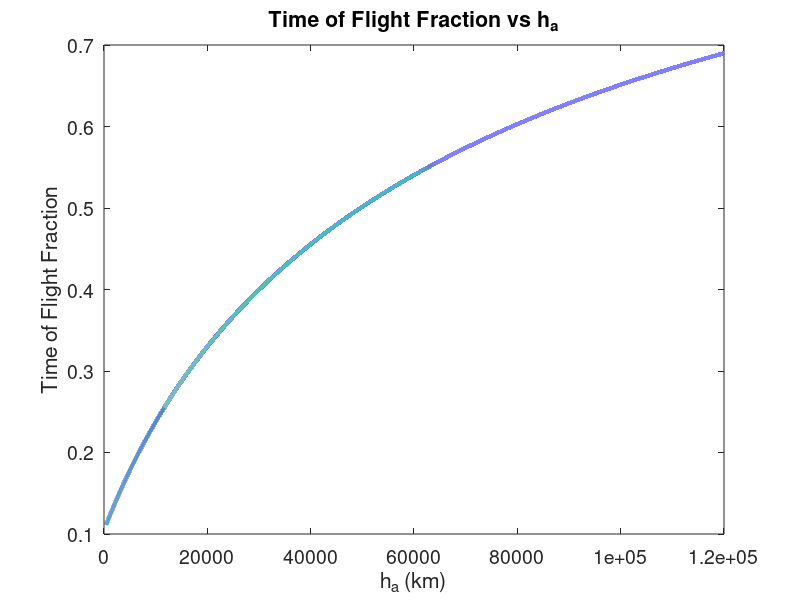
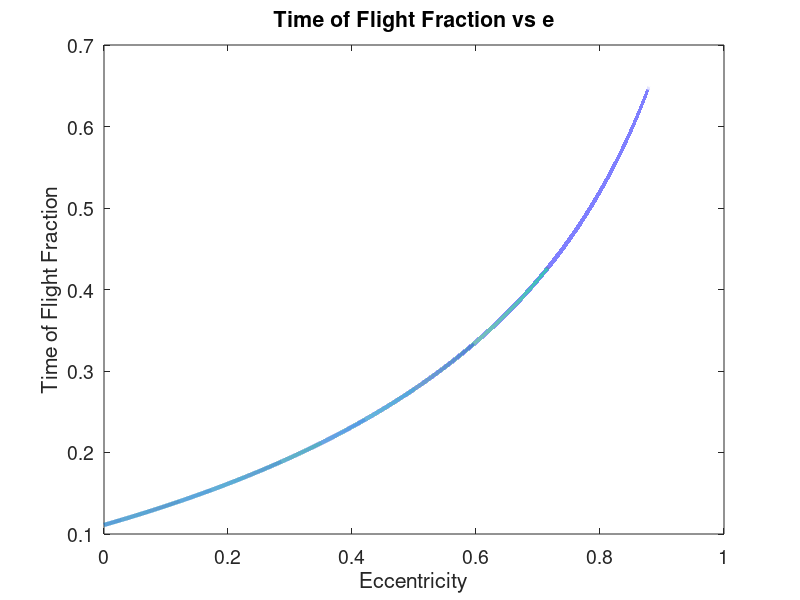

The MATLAB script that drew these images, in order: (Note: this script raises an error after producing the figures.)
%% problem 1
clc; clear all; close all;
mu = 398600.4405;
thetadot = 7.2912e-05;
phi = pi/4;
r = 42189.7;

e = norm((thetadot*r*cos(phi))^2*r/mu -1)

p = (thetadot*cos(phi)*r^2)^2/mu

rp = p/(1+e)
ra = p/(1-e)
a = (ra+rp)/2

%% problem 3
clc; clear all; close all;
Re  = 6378;
mu  = 398600.4405;
ha  = 400:120000;
hp  = 400;
Rp  = hp + Re;
Ra  = ha + Re;
ecc = (Ra - Rp)./(Ra + Rp);
a   = (Ra + Rp)./2;
n   = sqrt(mu ./ (a.^3));
rangeDeg = 20;
theta1   = (180-rangeDeg)*pi/180;
theta2   = (180+rangeDeg)*pi/180;
eccAnom1 = 2*atan(tan(theta1/2)*sqrt((1-ecc)./(1+ecc)));
eccAnom2 = 2*pi + 2*atan(tan(theta2/2)*sqrt((1-ecc)./(1+ecc)));
meanAnom1 = eccAnom1 - ecc.*sin(eccAnom1);
meanAnom2 = eccAnom2 - ecc.*sin(eccAnom2);
TIM = (meanAnom2-meanAnom1)./n; %time in orbit
T = 2*pi./n; %period
timeFrac = TIM./T;

figure(1);
plot(ha, timeFrac, 'linewidth',3);
ylabel('Time of Flight Fraction','fontsize',14)
xlabel('h_a (km)','fontsize',14)
title('Time of Flight Fraction vs h_a')
set(gca,'fontsize',14)

figure(2);
plot(ecc, timeFrac, 'linewidth',3);
ylabel('Time of Flight Fraction','fontsize',14)
xlabel('Eccentricity','fontsize',14)
title('Time of Flight Fraction vs e')
set(gca,'fontsize',14)

%% problem 4
clc; clear all; close all;
% part a
syms r x y z R mu J2 J3
r = sqrt(x^2+y^2+z^2);
U = -mu/r + J2*R^2*mu*(3*(z/r)^2-1)/(2*r^3) + J3*mu*R^3*(5*(z/r)^3-3*(z/r))/(2*r^4);
F_x = simplify(-diff(U,x));
F_y = simplify(-diff(U,y));
F_z = simplify(-diff(U,z));

clear all 

% part b
Re = 6378;
J2 = 1082.6e-06;
J3 = 2.532153e-06;
mu = 398600.4405;

% initial conditions
a(1) = Re + 1000;
e(1) = 0.1;
i(1) = 30 *pi/180;
Omega = 270 *pi/180;
omega = 120 *pi/180;
theta = 0 *pi/180; %true anomaly

% compute initial states
p = a*(1-e^2); % orbital parameter
r = p / (1+e*cos(theta)); % distance
h = sqrt(p*mu); % angular momentum
r_P = [r*cos(theta); r*sin(theta); 0]; % position in perifocal frame
v_P = [-mu*sin(theta)/h; mu*(e+cos(theta))/h; 0];
C_G2P = [ cos(omega) sin(omega)  0;
         -sin(omega) cos(omega)  0;
          0          0           1]*...
        [ 1          0           0;
          0          cos(i)      sin(i);
          0         -sin(i)      cos(i)]*...
        [ cos(Omega) sin(Omega)  0;
         -sin(Omega) cos(Omega)  0;
          0          0           1];
C_P2G = C_G2P';
r_ECI = C_P2G*r_P;
v_ECI = C_P2G*v_P;
X0 = [r_ECI; v_ECI];

% run ode
tspan    = 0:600:24*3600*180;
options  = odeset('AbsTol',1e-8,'RelTol',1e-9);
[Tp, Xp] = ode45(@(t,X) newtonJ2J3(t,X,Re,mu,J2,J3),tspan,X0, options);
timeVec = Tp;

% post processing
I = [1 0 0];J = [0 1 0];K = [0 0 1]; E = [];
for k=1:1:length(timeVec)
    r = Xp(k,1:3)';
    z = r(3);
    v = Xp(k,4:6)';
    hVec = (cross(r,v)); % Magn. of angular momentum vector per unit mass
    eVec = (1/mu)*(cross(v,hVec)-mu*r/norm(r));
    % perifocal frame unit vectors
    i_h = hVec/norm(hVec);
    i_e = eVec/norm(eVec);
    i_p = cross(i_h,i_e);
    n_0 = cross(K,i_h)/norm(cross(K,i_h));
    Omega(k) = atan2(dot(n_0,J),dot(n_0,I)); % RAAN [rad]
    i(k) = acos(dot(K,i_h));
    omega(k) = atan2(dot(i_h,cross(n_0,i_e)),dot(n_0,i_e));
    e(k) = norm(eVec);
    E(k) = 1/2*dot(v,v) - mu/norm(r); % Total energy (E=T+U) per unit mass
    E2(k) = E(k) + J2*Re^2*mu*(3*(z/norm(r))^2-1)/(2*norm(r)^3) + J3*mu*Re^3*(5*(z/norm(r))^3-3*(z/norm(r)))/(2*norm(r)^4);
end

figure(1); % 3D Position
plot3(Xp(:,1), Xp(:,2), Xp(:,3),'g-','linewidth',3); 
xlabel('x (km)','fontsize',14);ylabel('y (km)','fontsize',14); 
zlabel('z (km)','fontsize',14); 
set(gca,'fontsize',14)
[XS, YS, ZS] = sphere(30); % plot the Earth using Matlab sphere command
hold on;
surf(XS*Re, YS*Re, ZS*Re);
axis equal
hold off

figure(2) % eccentricity
plot(timeVec/60,e,'linewidth',3)
ylabel('Eccentricity','fontsize',14) 
xlabel('t (min)','fontsize',14)
set(gca,'fontsize',14)

figure(3) % inclination [deg]
plot(timeVec/60,i*180/pi,'linewidth',3);
ylabel('Inclination [deg]','fontsize',14) 
xlabel('t (min)','fontsize',14)
set(gca,'fontsize',14)

figure(4) % RAAN [deg]
plot(timeVec/60,wrapTo2Pi(Omega)*180/pi,'linewidth',3);
ylabel('RAAN [deg]','fontsize',14) 
xlabel('t (min)','fontsize',14)
set(gca,'fontsize',14)

figure(5) % argument of perigee [deg]
plot(timeVec/60,wrapTo2Pi(omega)*180/pi,'linewidth',3);
ylabel('Argument of Perigee [deg]','fontsize',14) 
xlabel('t (min)','fontsize',14)
set(gca,'fontsize',14)

figure(6) % total energy
plot(timeVec/60,E2,'linewidth',3);
ylabel('Energy per unit mass km^2/sec^2','fontsize',14) 
xlabel('t (min)','fontsize',14)
set(gca,'fontsize',14)

figure(7) % nominal potential only and without perturbations
plot(timeVec/60,E,'linewidth',3);
ylabel('Energy per unit mass w/o perturbations km^2/sec^2','fontsize',14) 
xlabel('t (min)','fontsize',14)
set(gca,'fontsize',14)

figure(8) % nominal potential only and without perturbations
plot(timeVec/60,E,'linewidth',3);
hold on
plot(timeVec/60,E2,'linewidth',3);
ylabel('Energy km^2/sec^2','fontsize',14) 
xlabel('t (min)','fontsize',14)
set(gca,'fontsize',14)
legend('Energy per unit mass w/o perturbations','Energy per unit mass');

function out = newtonJ2J3(t,X,Re,mu,J2,J3)
R  = Re;
r  = norm(X(1:3));          % position vector (km)
x  = X(1);
y  = X(2);
z  = X(3);
v  = X(4:6);          % velocity vector (km/sec) 

F_x = -(2*mu*x*(x^2 + y^2 + z^2)^3 - 35*J3*R^3*mu*x*z^3 + 3*J2*R^2*mu*x*(x^2 + y^2 + z^2)^2 - 15*J2*R^2*mu*x*z^2*(x^2 + y^2 + z^2) + 15*J3*R^3*mu*x*z*(x^2 + y^2 + z^2))/(2*(x^2 + y^2 + z^2)^(9/2));
F_y = -(2*mu*y*(x^2 + y^2 + z^2)^3 - 35*J3*R^3*mu*y*z^3 + 3*J2*R^2*mu*y*(x^2 + y^2 + z^2)^2 - 15*J2*R^2*mu*y*z^2*(x^2 + y^2 + z^2) + 15*J3*R^3*mu*y*z*(x^2 + y^2 + z^2))/(2*(x^2 + y^2 + z^2)^(9/2));
F_z = -(2*mu*z*(x^2 + y^2 + z^2)^3 - 3*J3*R^3*mu*(x^2 + y^2 + z^2)^2 - 35*J3*R^3*mu*z^4 + 9*J2*R^2*mu*z*(x^2 + y^2 + z^2)^2 - 15*J2*R^2*mu*z^3*(x^2 + y^2 + z^2) + 30*J3*R^3*mu*z^2*(x^2 + y^2 + z^2))/(2*(x^2 + y^2 + z^2)^(9/2));

Xdot(1:3)  = v;
Xdot(4:6)  = [F_x;F_y;F_z]; 
out       = Xdot(:); % convert to vector column format
end 
